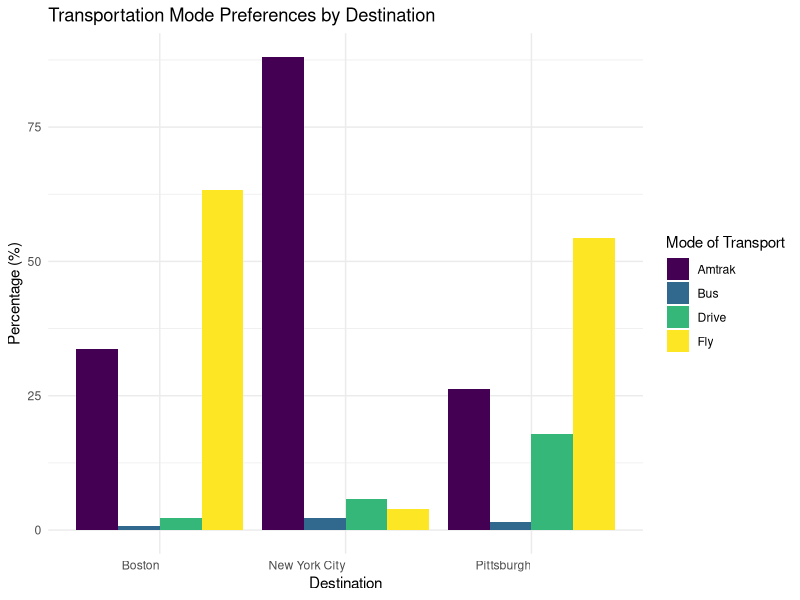
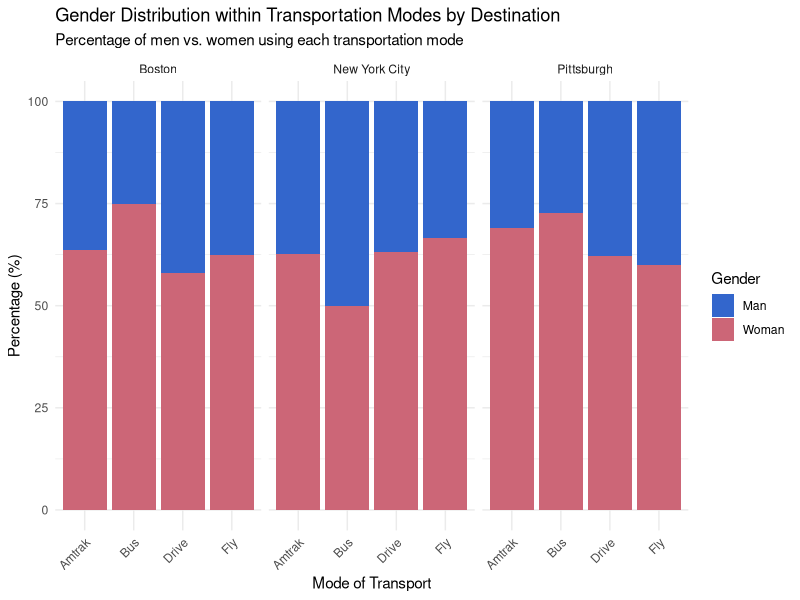
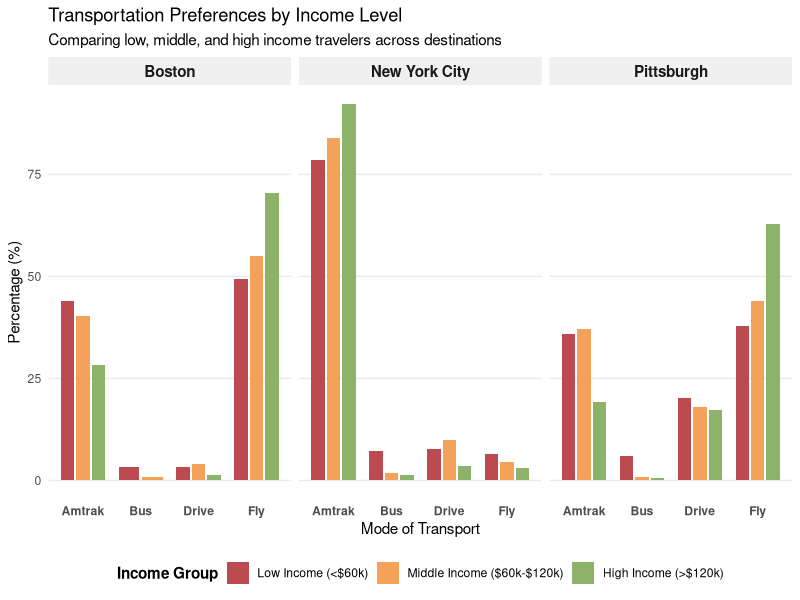
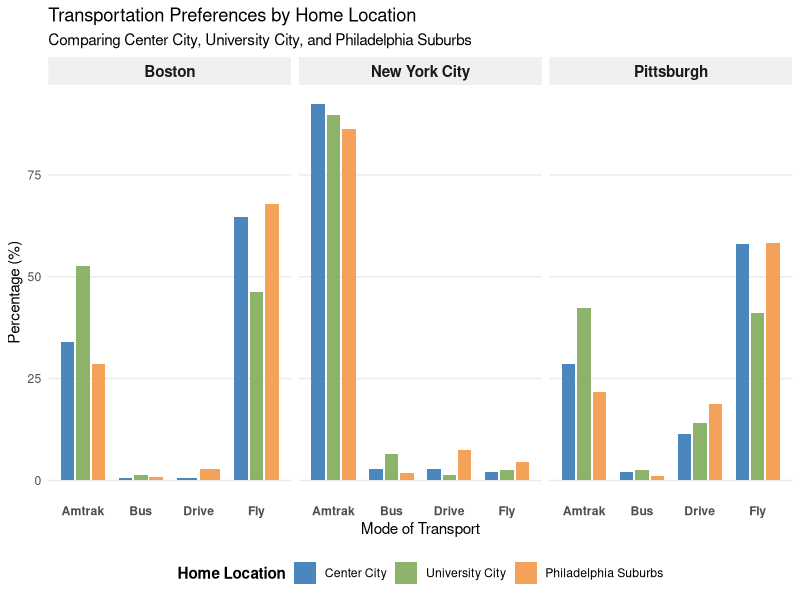

Here is the R script that generated these plots, in order:
## ---- chunk 1
knitr::opts_chunk$set
library(tidyverse)
library(readr)
library(ggplot2)
library(dplyr)
library(viridis)
library(scales)
library(knitr)
library(ggtext)
## ---- chunk 2
travel_data <- read_csv("travelSurveyData_longDistTravel.csv")
#str(travel_data)
#head(travel_data)
#summary(travel_data)

## ---- chunk 3
#colSums(is.na(travel_data))

long_dist_travelers <- travel_data %>%
  filter(longdistYN == "Yes")
#nrow(long_dist_travelers)
## ---- chunk 4
# Create functions to categorize modes
categorize_mode <- function(mode) {
  if (grepl("Amtrak", mode)) {
    return("Amtrak")
  } else if (grepl("fly", mode)) {
    return("Fly")
  } else if (grepl("Drive|drive|park", mode)) {
    return("Drive")
  } else if (grepl("Megabus", mode)) {
    return("Bus")
  } else {
    return("Other")
  }
}

# Count travelers by destination
nyc_travelers <- long_dist_travelers %>%
  filter(!is.na(longdistTripsNYC)) %>%
  mutate(mode_category = sapply(longdistTripsNYC, categorize_mode))

boston_travelers <- long_dist_travelers %>%
  filter(!is.na(longdistTripsBos)) %>%
  mutate(mode_category = sapply(longdistTripsBos, categorize_mode))

pittsburgh_travelers <- long_dist_travelers %>%
  filter(!is.na(longdistTripsPitt)) %>%
  mutate(mode_category = sapply(longdistTripsPitt, categorize_mode))

# Summarize mode preferences by destination
nyc_mode_summary <- nyc_travelers %>%
  count(mode_category) %>%
  mutate(percentage = n/sum(n)*100,
         destination = "New York City")

boston_mode_summary <- boston_travelers %>%
  count(mode_category) %>%
  mutate(percentage = n/sum(n)*100,
         destination = "Boston")

pittsburgh_mode_summary <- pittsburgh_travelers %>%
  count(mode_category) %>%
  mutate(percentage = n/sum(n)*100,
         destination = "Pittsburgh")

# Combine all summaries
all_mode_summary <- bind_rows(nyc_mode_summary, boston_mode_summary, pittsburgh_mode_summary)

# Create a visualization of mode preferences by destination
ggplot(all_mode_summary, aes(x = destination, y = percentage, fill = mode_category)) +
  geom_bar(stat = "identity", position = "dodge") +
  scale_fill_viridis(discrete = TRUE) +
  labs(title = "Transportation Mode Preferences by Destination",
       x = "Destination",
       y = "Percentage (%)",
       fill = "Mode of Transport") +
  theme_minimal() +
  theme(axis.text.x = element_text(angle = 0, hjust = 1))
## ---- chunk 5
mode_summary_table <- all_mode_summary %>%
  select(destination, mode_category, n, percentage) %>%
  arrange(destination, desc(percentage)) %>%
  mutate(percentage = sprintf("%.1f%%", percentage))

kable(mode_summary_table, 
      col.names = c("Destination", "Mode of Transport", "Count", "Percentage"),
      caption = "Transportation Mode Preferences by Destination")
## ---- chunk 6
analyze_by_variable <- function(data, variable_col, dest_col) {
  data %>%
    filter(!is.na(!!sym(variable_col)), !is.na(!!sym(dest_col))) %>%
    mutate(mode_category = sapply(!!sym(dest_col), categorize_mode)) %>%
    group_by(!!sym(variable_col), mode_category) %>%
    summarise(count = n(), .groups = "drop") %>%
    group_by(!!sym(variable_col)) %>%
    mutate(percentage = count/sum(count)*100)
}

# Gender analysis for each destination
gender_nyc <- analyze_by_variable(long_dist_travelers, "gender", "longdistTripsNYC") %>%
  mutate(destination = "New York City")

gender_boston <- analyze_by_variable(long_dist_travelers, "gender", "longdistTripsBos") %>%
  mutate(destination = "Boston")

gender_pittsburgh <- analyze_by_variable(long_dist_travelers, "gender", "longdistTripsPitt") %>%
  mutate(destination = "Pittsburgh")

# Combine gender analyses
gender_all <- bind_rows(gender_nyc, gender_boston, gender_pittsburgh)



## ---- chunk 7
# First, prepare data specifically for stacked percentages
gender_stack_data <- long_dist_travelers %>%
  filter(!is.na(gender), gender %in% c("Man", "Woman")) %>%
  mutate(
    nyc_mode = sapply(longdistTripsNYC, categorize_mode),
    boston_mode = sapply(longdistTripsBos, categorize_mode),
    pittsburgh_mode = sapply(longdistTripsPitt, categorize_mode)
  )

# Create separate dataframes for each destination
nyc_gender <- gender_stack_data %>%
  filter(!is.na(nyc_mode), nyc_mode != "Other") %>%  # Exclude "Other" category
  group_by(gender, nyc_mode) %>%
  summarise(count = n(), .groups = "drop") %>%
  group_by(nyc_mode) %>%
  mutate(
    total = sum(count),
    percentage = count / total * 100
  ) %>%
  rename(mode_category = nyc_mode) %>%
  mutate(destination = "New York City")

boston_gender <- gender_stack_data %>%
  filter(!is.na(boston_mode), boston_mode != "Other") %>%  # Exclude "Other" category
  group_by(gender, boston_mode) %>%
  summarise(count = n(), .groups = "drop") %>%
  group_by(boston_mode) %>%
  mutate(
    total = sum(count),
    percentage = count / total * 100
  ) %>%
  rename(mode_category = boston_mode) %>%
  mutate(destination = "Boston")

pittsburgh_gender <- gender_stack_data %>%
  filter(!is.na(pittsburgh_mode), pittsburgh_mode != "Other") %>%  # Exclude "Other" category
  group_by(gender, pittsburgh_mode) %>%
  summarise(count = n(), .groups = "drop") %>%
  group_by(pittsburgh_mode) %>%
  mutate(
    total = sum(count),
    percentage = count / total * 100
  ) %>%
  rename(mode_category = pittsburgh_mode) %>%
  mutate(destination = "Pittsburgh")

# Combine all destinations
all_gender_stacked <- bind_rows(nyc_gender, boston_gender, pittsburgh_gender)

# Create stacked bar chart showing gender distribution within each mode
ggplot(all_gender_stacked, aes(x = mode_category, y = percentage, fill = gender)) +
  geom_bar(stat = "identity") +
  facet_wrap(~destination) +
  scale_fill_manual(values = c("Man" = "#3366CC", "Woman" = "#CC6677")) +
  labs(title = "Gender Distribution within Transportation Modes by Destination",
       subtitle = "Percentage of men vs. women using each transportation mode",
       x = "Mode of Transport",
       y = "Percentage (%)",
       fill = "Gender") +
  theme_minimal() +
  theme(axis.text.x = element_text(angle = 45, hjust = 1))
## ---- chunk 8
# First, let's explicitly define the income groups with a specific factor order
long_dist_travelers <- long_dist_travelers %>%
  mutate(income_group = factor(
    case_when(
      income %in% c("Less than $20,000", "$20,000 - $39,999", "$40,000 - $59,999") ~ "Low Income (<$60k)",
      income %in% c("$60,000 - $79,999", "$80,000 - $99,999", "$100,000 - $119,999") ~ "Middle Income ($60k-$120k)",
      TRUE ~ "High Income (>$120k)"
    ),
    levels = c("Low Income (<$60k)", "Middle Income ($60k-$120k)", "High Income (>$120k)")
  ))

# Now create comparison for all three income groups
# Create separate analyses for each destination
income_nyc <- long_dist_travelers %>%
  filter(!is.na(income_group), !is.na(longdistTripsNYC)) %>%
  mutate(mode_category = sapply(longdistTripsNYC, categorize_mode)) %>%
  group_by(income_group, mode_category) %>%
  summarise(count = n(), .groups = "drop") %>%
  group_by(income_group) %>%
  mutate(percentage = count/sum(count)*100,
         destination = "New York City")

income_boston <- long_dist_travelers %>%
  filter(!is.na(income_group), !is.na(longdistTripsBos)) %>%
  mutate(mode_category = sapply(longdistTripsBos, categorize_mode)) %>%
  group_by(income_group, mode_category) %>%
  summarise(count = n(), .groups = "drop") %>%
  group_by(income_group) %>%
  mutate(percentage = count/sum(count)*100,
         destination = "Boston")

income_pittsburgh <- long_dist_travelers %>%
  filter(!is.na(income_group), !is.na(longdistTripsPitt)) %>%
  mutate(mode_category = sapply(longdistTripsPitt, categorize_mode)) %>%
  group_by(income_group, mode_category) %>%
  summarise(count = n(), .groups = "drop") %>%
  group_by(income_group) %>%
  mutate(percentage = count/sum(count)*100,
         destination = "Pittsburgh")

# Combine income analyses
income_all <- bind_rows(income_nyc, income_boston, income_pittsburgh)

# Create a visualization that includes all three income groups in the right order
# The factor levels we set earlier will control both legend and bar order
ggplot(income_all, aes(x = mode_category, y = percentage, fill = income_group)) +
  geom_bar(stat = "identity", position = position_dodge(width = 0.8), width = 0.7) +
  facet_wrap(~destination) +
  scale_fill_manual(values = c(
    "Low Income (<$60k)" = "#BC4B51", 
    "Middle Income ($60k-$120k)" = "#F4A259", 
    "High Income (>$120k)" = "#8CB369"
  )) +
  labs(title = "Transportation Preferences by Income Level",
       subtitle = "Comparing low, middle, and high income travelers across destinations",
       x = "Mode of Transport",
       y = "Percentage (%)",
       fill = "Income Group") +
  theme_minimal() +
  theme(
    panel.grid.major.x = element_blank(),
    panel.grid.minor = element_blank(),
    strip.background = element_rect(fill = "#f0f0f0", color = NA),
    strip.text = element_text(face = "bold", size = 11),
    axis.text.x = element_text(angle = 0, hjust = 0.5, face = "bold"),
    legend.position = "bottom",
    legend.title = element_text(face = "bold")
  ) +
  guides(fill = guide_legend(reverse = FALSE)) # Ensure the legend order matches the factor levels
## ---- chunk 9
# Define the function to determine home region based on coordinates
determine_region <- function(lat, lon) {
  # Philadelphia Center City: ~39.95, -75.16
  if (is.na(lat) || is.na(lon)) {
    return(NA)
  } else if (lat >= 39.9 && lat <= 40.0 && lon >= -75.2 && lon <= -75.1) {
    return("Center City")
  }
  # University City: ~39.95, -75.19
  else if (lat >= 39.94 && lat <= 39.97 && lon >= -75.22 && lon <= -75.18) {
    return("University City")
  }
  # West Philly: ~39.95, -75.23
  else if (lat >= 39.94 && lat <= 39.98 && lon >= -75.25 && lon <= -75.22) {
    return("West Philadelphia")
  }
  # North Philly: ~40.0, -75.15
  else if (lat >= 40.0 && lat <= 40.1 && lon >= -75.2 && lon <= -75.1) {
    return("North Philadelphia")
  }
  # South Philly: ~39.92, -75.17
  else if (lat >= 39.9 && lat <= 39.94 && lon >= -75.2 && lon <= -75.1) {
    return("South Philadelphia")
  }
  # Suburbs: Other coordinates in the general region
  else if (lat >= 39.8 && lat <= 40.2 && lon >= -75.4 && lon <= -74.9) {
    return("Philadelphia Suburbs")
  }
  else {
    return("Other")
  }
}

# Now let's assign home regions to travelers
long_dist_travelers <- long_dist_travelers %>%
  rowwise() %>%
  mutate(home_region = determine_region(originlat, originlon)) %>%
  ungroup() %>%
  mutate(home_region = factor(home_region, 
                             levels = c("Center City", "University City", "West Philadelphia", 
                                       "North Philadelphia", "South Philadelphia", "Philadelphia Suburbs", "Other")))

# For a cleaner visualization, let's focus on the main Philadelphia regions
# We'll compare Center City, University City, and Philadelphia Suburbs
main_regions <- c("Center City", "University City", "Philadelphia Suburbs")

# Create separate analyses for each destination
location_nyc <- long_dist_travelers %>%
  filter(home_region %in% main_regions, !is.na(longdistTripsNYC)) %>%
  mutate(mode_category = sapply(longdistTripsNYC, categorize_mode)) %>%
  group_by(home_region, mode_category) %>%
  summarise(count = n(), .groups = "drop") %>%
  group_by(home_region) %>%
  mutate(percentage = count/sum(count)*100,
         destination = "New York City")

location_boston <- long_dist_travelers %>%
  filter(home_region %in% main_regions, !is.na(longdistTripsBos)) %>%
  mutate(mode_category = sapply(longdistTripsBos, categorize_mode)) %>%
  group_by(home_region, mode_category) %>%
  summarise(count = n(), .groups = "drop") %>%
  group_by(home_region) %>%
  mutate(percentage = count/sum(count)*100,
         destination = "Boston")

location_pittsburgh <- long_dist_travelers %>%
  filter(home_region %in% main_regions, !is.na(longdistTripsPitt)) %>%
  mutate(mode_category = sapply(longdistTripsPitt, categorize_mode)) %>%
  group_by(home_region, mode_category) %>%
  summarise(count = n(), .groups = "drop") %>%
  group_by(home_region) %>%
  mutate(percentage = count/sum(count)*100,
         destination = "Pittsburgh")

# Combine location analyses
location_all <- bind_rows(location_nyc, location_boston, location_pittsburgh)

location_summary <- location_all %>%
  select(home_region, destination, mode_category, percentage) %>%
  # Make sure mode_category is in a consistent order
  mutate(mode_category = factor(mode_category, levels = c("Amtrak", "Bus", "Drive", "Fly")))

# Create a more straightforward visualization that compares all three regions directly
ggplot(location_summary, aes(x = mode_category, y = percentage, fill = home_region)) +
  geom_bar(stat = "identity", position = position_dodge(width = 0.8), width = 0.7) +
  facet_wrap(~destination, ncol = 3) +
  scale_fill_manual(values = c(
    "Center City" = "#4B86BC", 
    "University City" = "#8CB369", 
    "Philadelphia Suburbs" = "#F4A259"
  )) +
  labs(title = "Transportation Preferences by Home Location",
       subtitle = "Comparing Center City, University City, and Philadelphia Suburbs",
       x = "Mode of Transport",
       y = "Percentage (%)",
       fill = "Home Location") +
  theme_minimal() +
  theme(
    panel.grid.major.x = element_blank(),
    panel.grid.minor = element_blank(),
    strip.background = element_rect(fill = "#f0f0f0", color = NA),
    strip.text = element_text(face = "bold", size = 11),
    axis.text.x = element_text(angle = 0, hjust = 0.5, face = "bold"),
    legend.position = "bottom",
    legend.title = element_text(face = "bold")
  )
